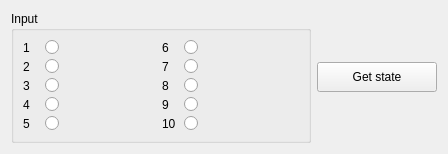
     <widget class="QFrame" name="frameInput">
      <layout class="QHBoxLayout" name="horizontalLayoutInput">
       <item>
        <widget class="QGroupBox" name="groupBoxInput">
         <property name="sizePolicy">
          <sizepolicy hsizetype="Expanding" vsizetype="Preferred">
           <horstretch>0</horstretch>
           <verstretch>0</verstretch>
          </sizepolicy>
         </property>
         <property name="minimumSize">
          <size>
           <width>300</width>
           <height>0</height>
          </size>
         </property>
         <property name="maximumSize">
          <size>
           <width>300</width>
           <height>16777215</height>
          </size>
         </property>
         <property name="title">
          <string>Input</string>
         </property>
         <layout class="QGridLayout" name="gridLayoutInput">
          <property name="horizontalSpacing">
           <number>2</number>
          </property>
          <property name="verticalSpacing">
           <number>4</number>
          </property>
          <item row="0" column="0">
           <layout class="QHBoxLayout" name="inRow1Layout">
            <property name="spacing">
             <number>2</number>
            </property>
            <item>
             <widget class="QLabel" name="inLabel1">
              <property name="minimumSize">
               <size>
                <width>20</width>
                <height>0</height>
               </size>
              </property>
              <property name="maximumSize">
               <size>
                <width>20</width>
                <height>16777215</height>
               </size>
              </property>
              <property name="text">
               <string>1</string>
              </property>
             </widget>
            </item>
            <item>
             <widget class="QRadioButton" name="input1">
              <property name="text">
               <string/>
              </property>
              <property name="iconSize">
               <size>
                <width>30</width>
                <height>20</height>
               </size>
              </property>
             </widget>
            </item>
           </layout>
          </item>
          <item row="1" column="0">
           <layout class="QHBoxLayout" name="inRow2Layout">
            <property name="spacing">
             <number>2</number>
            </property>
            <item>
             <widget class="QLabel" name="inLabel2">
              <property name="minimumSize">
               <size>
                <width>20</width>
                <height>0</height>
               </size>
              </property>
              <property name="maximumSize">
               <size>
                <width>20</width>
                <height>16777215</height>
               </size>
              </property>
              <property name="text">
               <string>2</string>
              </property>
             </widget>
            </item>
            <item>
             <widget class="QRadioButton" name="input2">
              <property name="text">
               <string/>
              </property>
              <property name="iconSize">
               <size>
                <width>30</width>
                <height>20</height>
               </size>
              </property>
             </widget>
            </item>
           </layout>
          </item>
          <item row="2" column="0">
           <layout class="QHBoxLayout" name="inRow3Layout">
            <property name="spacing">
             <number>2</number>
            </property>
            <item>
             <widget class="QLabel" name="inLabel3">
              <property name="minimumSize">
               <size>
                <width>20</width>
                <height>0</height>
               </size>
              </property>
              <property name="maximumSize">
               <size>
                <width>20</width>
                <height>16777215</height>
               </size>
              </property>
              <property name="text">
               <string>3</string>
              </property>
             </widget>
            </item>
            <item>
             <widget class="QRadioButton" name="input3">
              <property name="text">
               <string/>
              </property>
              <property name="iconSize">
               <size>
                <width>30</width>
                <height>20</height>
               </size>
              </property>
             </widget>
            </item>
           </layout>
          </item>
          <item row="3" column="0">
           <layout class="QHBoxLayout" name="inRow4Layout">
            <property name="spacing">
             <number>2</number>
            </property>
            <item>
             <widget class="QLabel" name="inLabel4">
              <property name="minimumSize">
               <size>
                <width>20</width>
                <height>0</height>
               </size>
              </property>
              <property name="maximumSize">
               <size>
                <width>20</width>
                <height>16777215</height>
               </size>
              </property>
              <property name="text">
               <string>4</string>
              </property>
             </widget>
            </item>
            <item>
             <widget class="QRadioButton" name="input4">
              <property name="text">
               <string/>
              </property>
              <property name="iconSize">
               <size>
                <width>30</width>
                <height>20</height>
               </size>
              </property>
             </widget>
            </item>
           </layout>
          </item>
          <item row="4" column="0">
           <layout class="QHBoxLayout" name="inRow5Layout">
            <property name="spacing">
             <number>2</number>
            </property>
            <item>
             <widget class="QLabel" name="inLabel5">
              <property name="minimumSize">
               <size>
                <width>20</width>
                <height>0</height>
               </size>
              </property>
              <property name="maximumSize">
               <size>
                <width>20</width>
                <height>16777215</height>
               </size>
              </property>
              <property name="text">
               <string>5</string>
              </property>
             </widget>
            </item>
            <item>
             <widget class="QRadioButton" name="input5">
              <property name="text">
               <string/>
              </property>
              <property name="iconSize">
               <size>
                <width>30</width>
                <height>20</height>
               </size>
              </property>
             </widget>
            </item>
           </layout>
          </item>
          <item row="0" column="1">
           <layout class="QHBoxLayout" name="inRow6Layout">
            <property name="spacing">
             <number>2</number>
            </property>
            <item>
             <widget class="QLabel" name="inLabel6">
              <property name="minimumSize">
               <size>
                <width>20</width>
                <height>0</height>
               </size>
              </property>
              <property name="maximumSize">
               <size>
                <width>20</width>
                <height>16777215</height>
               </size>
              </property>
              <property name="text">
               <string>6</string>
              </property>
             </widget>
            </item>
            <item>
             <widget class="QRadioButton" name="input6">
              <property name="text">
               <string/>
              </property>
              <property name="iconSize">
               <size>
                <width>30</width>
                <height>20</height>
               </size>
              </property>
             </widget>
            </item>
           </layout>
          </item>
          <item row="1" column="1">
           <layout class="QHBoxLayout" name="inRow7Layout">
            <property name="spacing">
             <number>2</number>
            </property>
            <item>
             <widget class="QLabel" name="inLabel7">
              <property name="minimumSize">
               <size>
                <width>20</width>
                <height>0</height>
               </size>
              </property>
              <property name="maximumSize">
               <size>
                <width>20</width>
                <height>16777215</height>
               </size>
              </property>
              <property name="text">
               <string>7</string>
              </property>
             </widget>
            </item>
            <item>
             <widget class="QRadioButton" name="input7">
              <property name="text">
               <string/>
              </property>
              <property name="iconSize">
               <size>
                <width>30</width>
                <height>20</height>
               </size>
              </property>
             </widget>
            </item>
           </layout>
          </item>
          <item row="2" column="1">
           <layout class="QHBoxLayout" name="inRow8Layout">
            <property name="spacing">
             <number>2</number>
            </property>
            <item>
             <widget class="QLabel" name="inLabel8">
              <property name="minimumSize">
               <size>
                <width>20</width>
                <height>0</height>
               </size>
              </property>
              <property name="maximumSize">
               <size>
                <width>20</width>
                <height>16777215</height>
               </size>
              </property>
              <property name="text">
               <string>8</string>
              </property>
             </widget>
            </item>
            <item>
             <widget class="QRadioButton" name="input8">
              <property name="text">
               <string/>
              </property>
              <property name="iconSize">
               <size>
                <width>30</width>
                <height>20</height>
               </size>
              </property>
             </widget>
            </item>
           </layout>
          </item>
          <item row="3" column="1">
           <layout class="QHBoxLayout" name="inRow9Layout">
            <property name="spacing">
             <number>2</number>
            </property>
            <item>
             <widget class="QLabel" name="inLabel9">
              <property name="minimumSize">
               <size>
                <width>20</width>
                <height>0</height>
               </size>
              </property>
              <property name="maximumSize">
               <size>
                <width>20</width>
                <height>16777215</height>
               </size>
              </property>
              <property name="text">
               <string>9</string>
              </property>
             </widget>
            </item>
            <item>
             <widget class="QRadioButton" name="input9">
              <property name="text">
               <string/>
              </property>
              <property name="iconSize">
               <size>
                <width>30</width>
                <height>20</height>
               </size>
              </property>
             </widget>
            </item>
           </layout>
          </item>
          <item row="4" column="1">
           <layout class="QHBoxLayout" name="inRow10Layout">
            <property name="spacing">
             <number>2</number>
            </property>
            <item>
             <widget class="QLabel" name="inLabel10">
              <property name="minimumSize">
               <size>
                <width>20</width>
                <height>0</height>
               </size>
              </property>
              <property name="maximumSize">
               <size>
                <width>20</width>
                <height>16777215</height>
               </size>
              </property>
              <property name="text">
               <string>10</string>
              </property>
             </widget>
            </item>
            <item>
             <widget class="QRadioButton" name="input10">
              <property name="text">
               <string/>
              </property>
              <property name="iconSize">
               <size>
                <width>30</width>
                <height>20</height>
               </size>
              </property>
             </widget>
            </item>
           </layout>
          </item>
         </layout>
        </widget>
       </item>
       <item>
        <widget class="QPushButton" name="pushButtonGetState">
         <property name="sizePolicy">
          <sizepolicy hsizetype="Fixed" vsizetype="Fixed">
           <horstretch>0</horstretch>
           <verstretch>0</verstretch>
          </sizepolicy>
         </property>
         <property name="minimumSize">
          <size>
           <width>120</width>
           <height>30</height>
          </size>
         </property>
         <property name="maximumSize">
          <size>
           <width>120</width>
           <height>16777215</height>
          </size>
         </property>
         <property name="text">
          <string>Get state</string>
         </property>
        </widget>
       </item>
      </layout>
     </widget>
